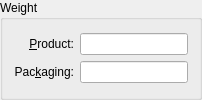
        <widget class="QGroupBox" name="_weightGroup">
         <property name="sizePolicy">
          <sizepolicy hsizetype="Expanding" vsizetype="Preferred">
           <horstretch>0</horstretch>
           <verstretch>0</verstretch>
          </sizepolicy>
         </property>
         <property name="title">
          <string>Weight</string>
         </property>
         <layout class="QGridLayout">
          <item row="0" column="0">
           <layout class="QGridLayout">
            <item row="0" column="0">
             <widget class="QLabel" name="_prodWeightLit">
              <property name="text">
               <string>&amp;Product:</string>
              </property>
              <property name="alignment">
               <set>Qt::AlignRight|Qt::AlignTrailing|Qt::AlignVCenter</set>
              </property>
              <property name="buddy">
               <cstring>_prodWeight</cstring>
              </property>
             </widget>
            </item>
            <item row="0" column="1">
             <widget class="XLineEdit" name="_prodWeight">
              <property name="minimumSize">
               <size>
                <width>75</width>
                <height>0</height>
               </size>
              </property>
              <property name="alignment">
               <set>Qt::AlignRight</set>
              </property>
             </widget>
            </item>
            <item row="1" column="0">
             <widget class="QLabel" name="_packWeightLit">
              <property name="text">
               <string>Pac&amp;kaging:</string>
              </property>
              <property name="alignment">
               <set>Qt::AlignRight|Qt::AlignTrailing|Qt::AlignVCenter</set>
              </property>
              <property name="buddy">
               <cstring>_packWeight</cstring>
              </property>
             </widget>
            </item>
            <item row="1" column="1">
             <widget class="XLineEdit" name="_packWeight">
              <property name="alignment">
               <set>Qt::AlignRight</set>
              </property>
             </widget>
            </item>
           </layout>
          </item>
         </layout>
        </widget>
